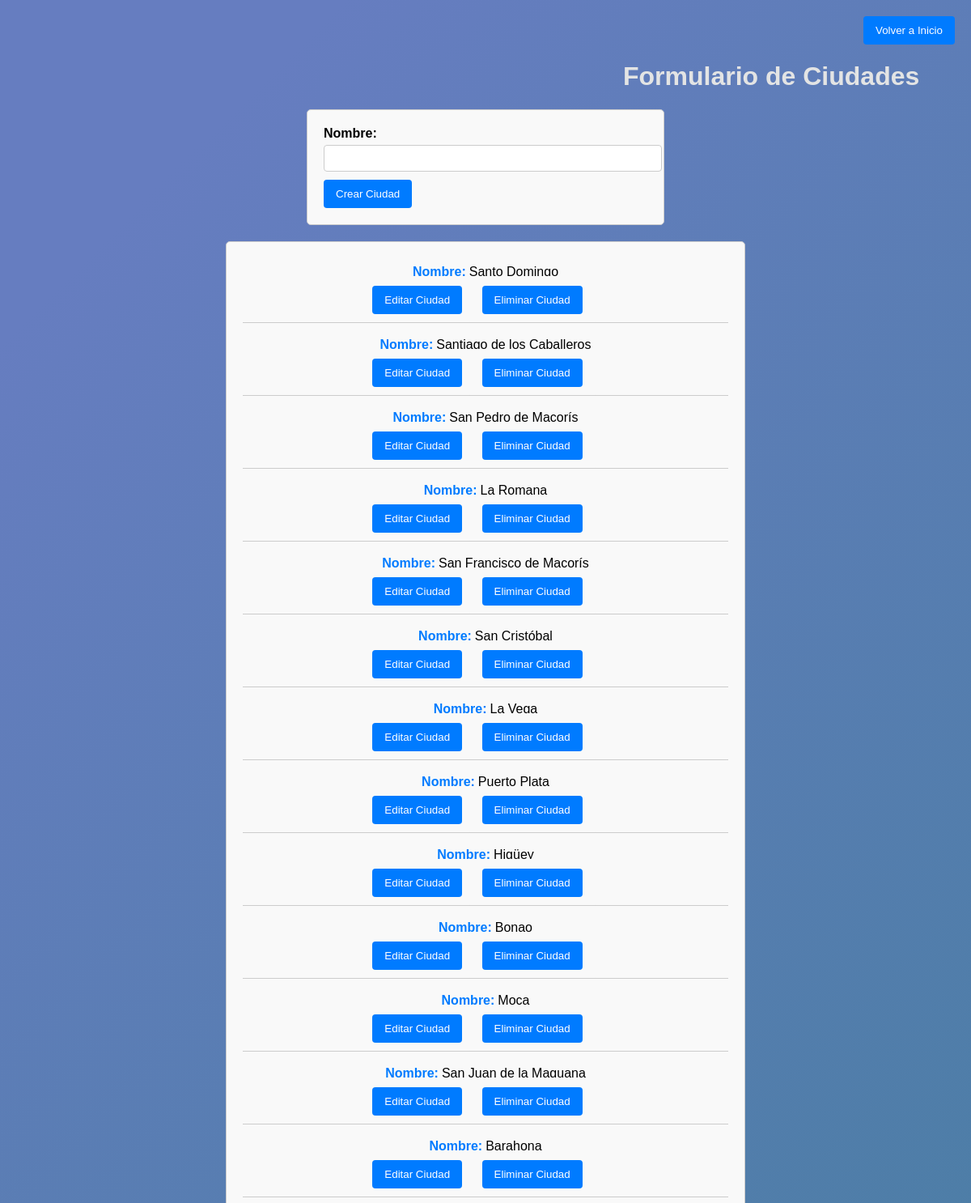
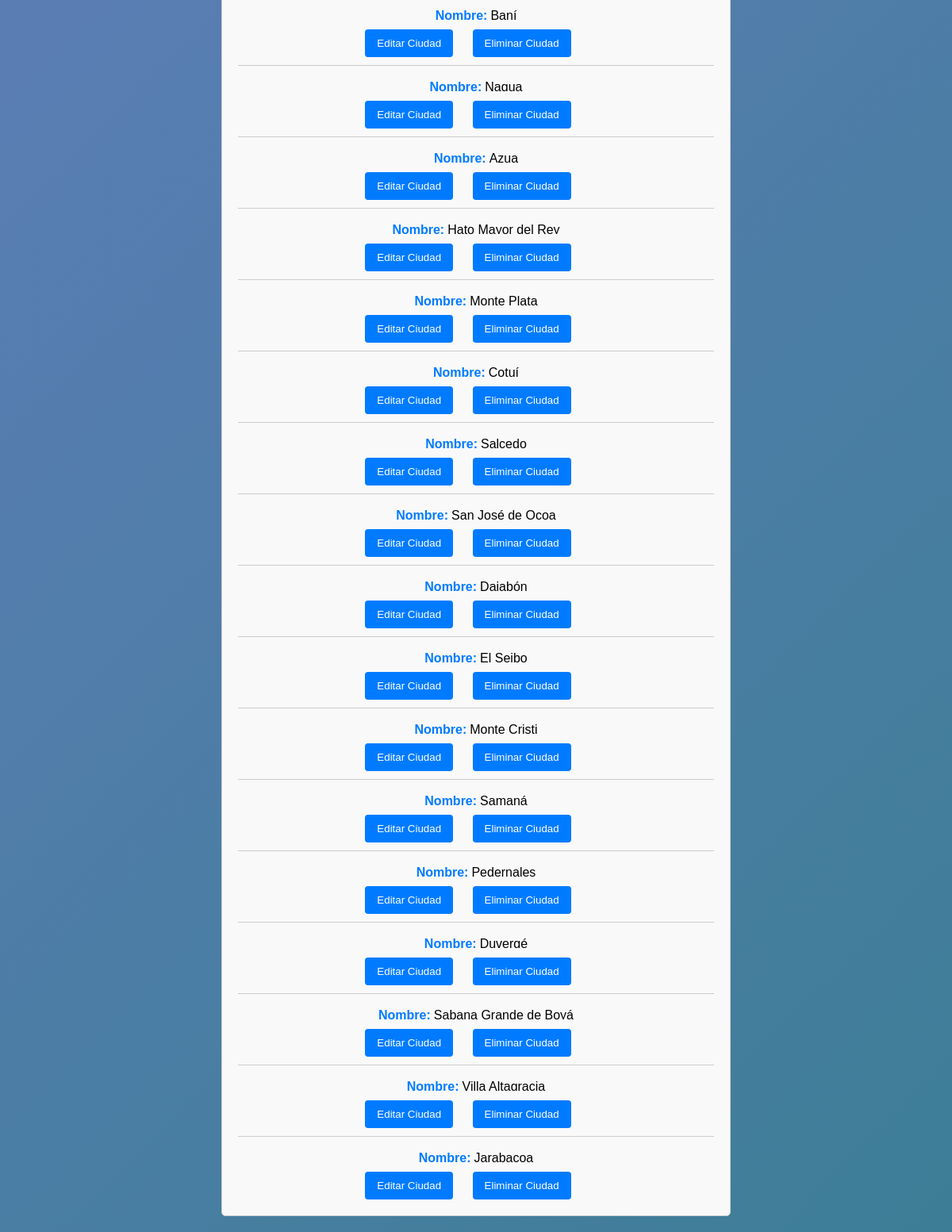
Page /Formulario_Ciudades.php on the committed database (2 pictures, top to bottom).
### tables this page shows
CREATE TABLE `ciudades` (
  `id_ciudad` int(11) NOT NULL,
  `nombre` varchar(100) NOT NULL
);

### Formulario_Ciudades.php (the view, shortened to what this page needs)
<?php
include ('Conexion.php');
function getCiudades($conn) {
    $sql = "SELECT id_ciudad, nombre FROM Ciudades";
    $result = $conn->query($sql);
    return $result->fetch_all(MYSQLI_ASSOC);
}
$ciudades = getCiudades($conn);
?>
<!DOCTYPE html>
<html>
<head>
    <link rel="stylesheet" href="Style.css">
</head>
<body>
    <div style="text-align: right; margin-bottom: 20px;">
        <button onclick="window.location.href='index.php'">Volver a Inicio</button>
    </div>
    <h1>Formulario de Ciudades</h1>
    <form id="Form_Ciudad" method="post" action="Formulario_Ciudades.php">
        <label for="nombre">Nombre:</label>
        <input type="text" name="nombre" id="nombre" required><br>
        <button type="submit" name="crear_ciudad">Crear Ciudad</button>
    </form>
    <div id="ciudades-lista">
        <?php foreach ($ciudades as $ciudad): ?>
            <div class="ciudad-item">
                <table>
                    <tr>
                        <th><p><strong>Nombre:</strong></p></th>
                        <td><?php echo $ciudad['nombre']; ?></td>
                    </tr>
                </table>
                <button type="button" onclick="editarCiudad(<?php echo $ciudad['id_ciudad']; ?>, '<?php echo $ciudad['nombre']; ?>')">Editar Ciudad</button>
                <form method="post" action="Formulario_Ciudades.php" style="display:inline; border:0">
                    <button type="submit" name="eliminar_ciudad">Eliminar Ciudad</button>
                </form>
            </div>
        <?php endforeach; ?>
    </div>
</body>
</html>

### Style.css (style rules this page uses)
body { font-family: Arial, sans-serif; margin: 20px; background: linear-gradient(135deg, #667dc0 10%, #3d7e96 100%); }
h1 { color: #e3e4e4; margin-left: 750px; }
form { max-width: 400px; margin: auto; padding: 20px; border: 1px solid #ccc; border-radius: 5px; background-color: #f9f9f9; }
label { display: block; margin-bottom: 5px; font-weight: bold; }
input[type="text"], select { width: 100%; padding: 8px; margin-bottom: 10px; border: 1px solid #ccc; border-radius: 4px; }
button { padding: 10px 15px; background-color: #007BFF; color: white; border: none; border-radius: 4px; cursor: pointer; }
#ciudades-lista { margin-top: 20px; padding: 20px; border: 1px solid #ccc; border-radius: 5px; background-color: #f9f9f9; max-width: 600px; margin-left: auto; margin-right: auto; }
.ciudad-item { border-bottom: 1px solid #ccc; padding-bottom: 10px; margin-bottom: 10px; justify-items: center; }
.ciudad-item:last-child { border-bottom: none; margin-bottom: 0; padding-bottom: 0; }
.ciudad-item p { margin: 5px 0; }
.ciudad-item p strong { color: #007BFF; }

### rows in the picture
ciudades: nombre "Santo Domingo"
ciudades: nombre "Santiago de los Caballeros"
ciudades: nombre "San Pedro de Macorís"
ciudades: nombre "La Romana"
ciudades: nombre "San Francisco de Macorís"
ciudades: nombre "San Cristóbal"
ciudades: nombre "La Vega"
ciudades: nombre "Puerto Plata"
ciudades: nombre "Higüey"
ciudades: nombre "Bonao"
ciudades: nombre "Moca"
ciudades: nombre "San Juan de la Maguana"
ciudades: nombre "Barahona"
ciudades: nombre "Baní"
ciudades: nombre "Nagua"
ciudades: nombre "Azua"
ciudades: nombre "Hato Mayor del Rey"
ciudades: nombre "Monte Plata"
ciudades: nombre "Cotuí"
ciudades: nombre "Salcedo"
ciudades: nombre "San José de Ocoa"
ciudades: nombre "Dajabón"
ciudades: nombre "El Seibo"
ciudades: nombre "Monte Cristi"
ciudades: nombre "Samaná"
ciudades: nombre "Pedernales"
ciudades: nombre "Duvergé"
ciudades: nombre "Sabana Grande de Boyá"
ciudades: nombre "Villa Altagracia"
ciudades: nombre "Jarabacoa"
